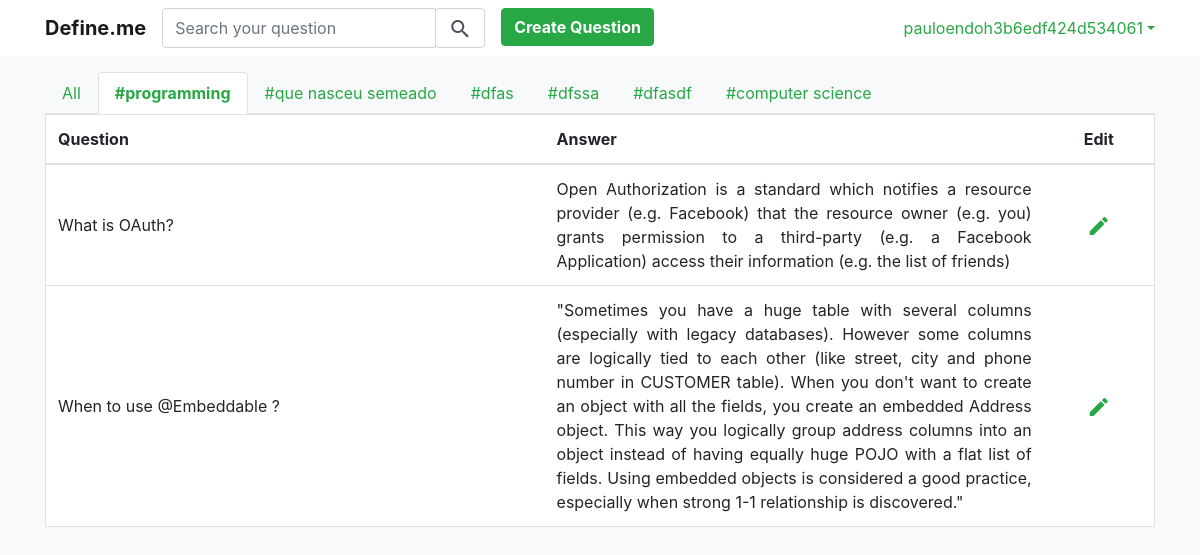
Page /tag/programming (signed in) on the earlier database version.
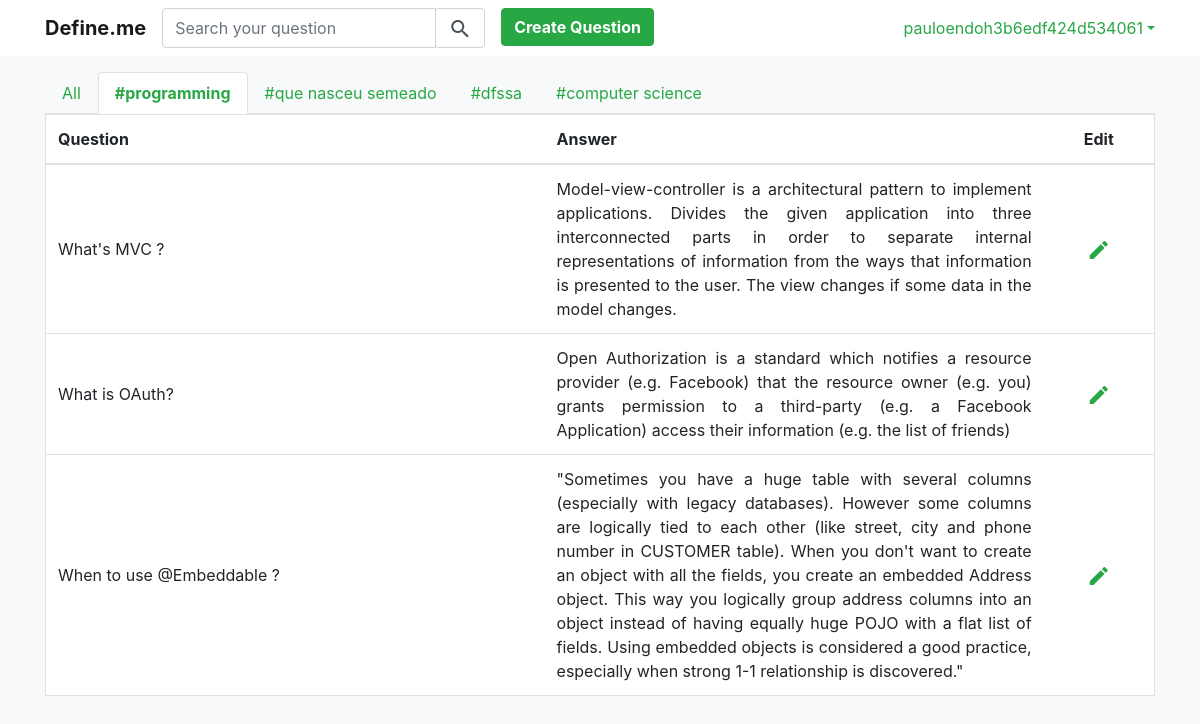
Same page on the later database version.
### core/models.py (models this page shows)
class Question(models.Model):
    user = models.ForeignKey(User, on_delete=models.CASCADE)
    q = models.TextField(null=False)
    a = models.TextField(null=True, blank=True)
    tag = models.CharField(max_length=20, null=True, blank=True)
    created_at = models.DateTimeField(auto_now_add=True)
    updated_at = models.DateTimeField(auto_now=True)
    class Meta:
        ordering = ['updated_at', 'tag']

### core/views.py (the view)
# urls.py: path('tag/<str:tag>', views.show_tag, name='show_tag'),
@login_required
def show_tag(request, tag):
    user = request.user
    questions = Question.objects.filter(user=user, tag=tag).order_by('-updated_at')
    tags = Question.objects.filter(user=user).order_by().values('tag').distinct()
    return render(request, 'tag.html', {"tag": tag, "questions": questions, "tags": tags, "tag_name": tag})

### core/templates/tag.html (shortened to what this page needs)
{% extends 'base.html' %}
{% block content %}
<div class="pt-3 pb-3 container rounded-right rounded-bottom">
    <ul class="nav nav-tabs">
        <li class="nav-item"><a class="nav-link text-success " href="/">All </a></li>
        {% for tag in tags %}
        {% if tag.tag %}
        <li class="nav-item"><a class="nav-link text-success
{% if tag.tag == tag_name %}
font-weight-bold active
{% endif %}
" href="{%  url 'show_tag' tag.tag %}">#{{ tag.tag }}
        </a></li>
        {% endif %}
        {% endfor%}
    </ul>
    <table class="table border bg-white rounded-right rounded-bottom">
        <thead>
        <tr>
            <th class="align-middle" style="width: 45%;">Question</th>
            <th class="align-middle" style="width: 45%;">Answer</th>
            <th class="text-center align-middle" style="width:10%;">Edit</th>
        </tr>
        </thead>
        {% for question in questions %}
        <tr>
            <td class="align-middle text-justify">
                {{ question.q }}
            </td>
            <td class="align-middle text-justify answer-cell">
                {{ question.a }}
            </td>
            <td class="text-center align-middle">
                <a href="{% url 'edit_question' question.id %}">
                    <i class="material-icons align-middle text-success">edit</i>
                </a>
            </td>
        </tr>
        {% endfor %}
    </table>
</div>
{% endblock %}

Differences in the rows shown:
now on this page (row edited): Question: q "What's MVC ?", a "Model-view-controller is a architectural pattern to implement applications. Divides the given application into three interconnected parts in order to separate internal representations of information from the ways that information is presented to the user. The view changes if some data in the model changes."
Other differences:
list line gone: "# dfas"
list line gone: "# dfasdf"
